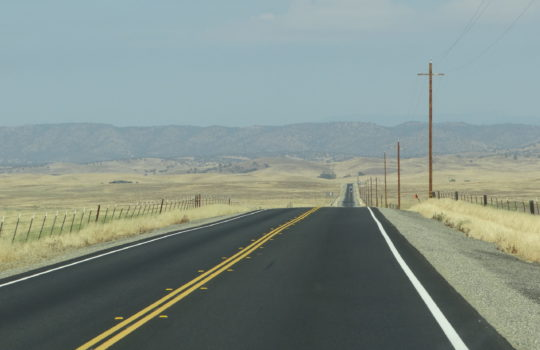
#> input picture 01_Detecting_lane_lines/assets/road.jpg, 540 x 350 px
$ python lane_line_detection.py
#> lines starting #> are read from the running program, lines starting #| are printed output that depends on the picture; after the words box and inside, x2 and y2 are one past the last pixel; in counts of white or black regions, pixels touching at a corner belong together
# Import all the necessary packages
import cv2
import numpy as np
import matplotlib.pyplot as plt


def canny(image: np.ndarray) -> np.ndarray:
    """
    This function applies Canny edge detection to the input image
    :param image: input image
    :return: image with edges detected
    """
    # Convert the image to grayscale
    gray = cv2.cvtColor(image, cv2.COLOR_RGB2GRAY)
    # Reduce noise in the image
    blur = cv2.GaussianBlur(gray, (5, 5), 0)
    # Apply Canny edge detection
    canny_img = cv2.Canny(blur, 50, 150)

    return canny_img


def region_of_interest(image: np.ndarray) -> np.ndarray:
    """
    This function creates a mask for the region of interest
    :param image: input image
    :return: image with the region of interest
    """
    height = image.shape[0]
    # Define the region of interest
    polygons = np.array([
        [(50, height), (500, height), (350, 190)]
    ])
    # Create a mask
    mask = np.zeros_like(image)
    # Fill the mask with the polygon
    cv2.fillPoly(mask, polygons, 255)
    # Apply the mask to the image
    masked_image = cv2.bitwise_and(image, mask)

    return masked_image


def display_lines(masked_image: np.ndarray, hough_lines: np.ndarray) -> np.ndarray:
    """
    This function displays the lines on the input image
    :param masked_image: input image
    :param hough_lines: lines to be displayed
    :return: None
    """
    # Create a copy of the image
    line_img = np.zeros_like(masked_image)
    # Check if the lines are not empty
    if hough_lines is not None:
        # Iterate over all the lines
        for line in hough_lines:
            # Reshape the line
            x1, y1, x2, y2 = line.reshape(4)  # x1, y1, x2, y2 = line
            # Draw the line
            cv2.line(line_img, (x1, y1), (x2, y2), (255, 0, 0), 10)

    return line_img


def make_coordinates(lane_img: np.ndarray, line_parameters: np.ndarray) -> np.ndarray:
    """
    This function calculates the coordinates of the lines
    :param lane_img: input image
    :param line_parameters: parameters of the lines
    :return: coordinates of the lines
    """
    # Get the slope and intercept
    slope, intercept = line_parameters
    # Get the height of the image
    y1 = lane_img.shape[0]
    # Calculate the coordinates of the lines
    y2 = int(y1 * (3 / 5))
    x1 = int((y1 - intercept) / slope)
    x2 = int((y2 - intercept) / slope)

    return np.array([x1, y1, x2, y2])


def average_slope_intercept(lane_img: np.ndarray, hough_lines: np.ndarray) -> np.ndarray:
    """
    This function averages the lines
    :param lane_img: input image
    :param hough_lines: lines to be averaged
    :return: averaged lines
    """
    # Create empty lists
    left_fit = []
    right_fit = []
    # Iterate over all the lines
    for line in hough_lines:
        # Reshape the line
        x1, y1, x2, y2 = line.reshape(4)
        # Fit a polynomial to the points
        parameters = np.polyfit((x1, x2), (y1, y2), 1)
        # Get the slope and intercept
        slope = parameters[0]
        intercept = parameters[1]
        # Check if the slope is negative
        if slope < 0:
            # Append the slope and intercept to the left list
            left_fit.append((slope, intercept))
        else:
            # Append the slope and intercept to the right list
            right_fit.append((slope, intercept))
    if len(left_fit) and len(right_fit):
        # Average the lines
        left_fit_average = np.average(left_fit, axis=0)
        right_fit_average = np.average(right_fit, axis=0)
        # Calculate the coordinates of the lines
        left_line = make_coordinates(lane_img, left_fit_average)
        right_line = make_coordinates(lane_img, right_fit_average)

        return np.array([left_line, right_line])


if __name__ == '__main__':
    # Load image
    image = cv2.imread('assets/road.jpg')
#> image is the input picture: shape (350, 540, 3); mean B, G, R 137.1, 143.6, 130.8
    # Create a copy of the image
    lane_image = np.copy(image)
    # Apply Canny edge detection
    canny_image = canny(lane_image)
#> in canny, `gray = cv2.cvtColor(image, cv2.COLOR_RGB2GRAY)`:
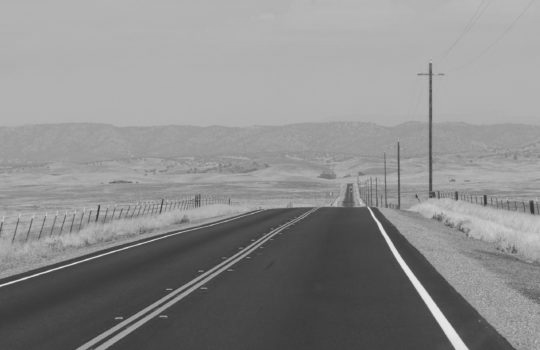
#> gray: shape (350, 540); min 50, max 238, mean 140.2
#> in canny, `canny_img = cv2.Canny(blur, 50, 150)`:
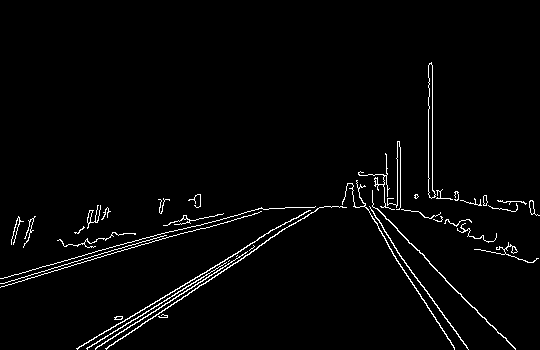
#> canny_img: shape (350, 540); 2.5% white in thin lines or dots, all inside (x1, y1, x2, y2) = (0, 62, 540, 350)
    # Apply the region of interest
    cropped_image = region_of_interest(canny_image)
#> in region_of_interest, `cv2.fillPoly(mask, polygons, 255)`:
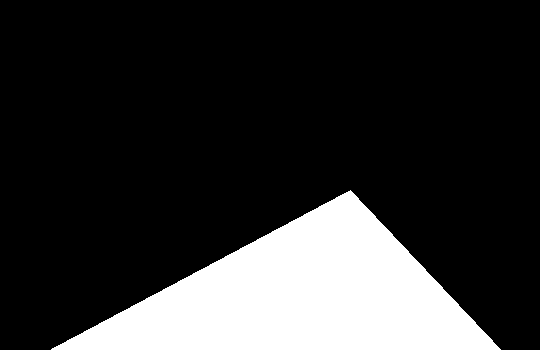
#> mask: shape (350, 540); 19.1% white; 1 white region, box (x1, y1, x2, y2) and area: (51, 190, 501, 350) 36150
#> in region_of_interest, `masked_image = cv2.bitwise_and(image, mask)`:
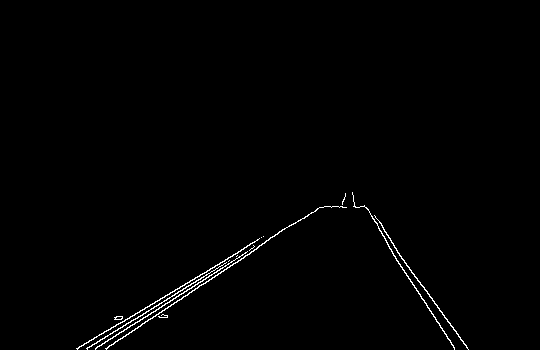
#> masked_image: shape (350, 540); 0.88% white in thin lines or dots, all inside (x1, y1, x2, y2) = (76, 192, 469, 350)
    # Calculate the Hough lines
    lines = cv2.HoughLinesP(cropped_image, 2, np.pi / 180, 120, np.array([]), minLineLength=40, maxLineGap=20)
#> lines = [[106, 349, 293, 223], [77, 348, 263, 236], [228, 263, 321, 207], [87, 348, 253, 245], [420, 294, 454, 348], [394, 247, 468, 349], [95, 348, 198, 282], [364, 205, 447, 338]]
    # Average the lines (Smooth the lines)
    averaged_lines = average_slope_intercept(lane_image, lines)
#> the loop in average_slope_intercept, `for line in hough_lines:` made 8 passes
#> (x1, y1, x2, y2, slope, intercept) on passes 1 to 8: (106, 349, 293, 223, -0.674, 420.4), (77, 348, 263, 236, -0.602, 394.4), (228, 263, 321, 207, -0.602, 400.3), (87, 348, 253, 245, -0.62, 402), (420, 294, 454, 348, 1.59, -373.1), (394, 247, 468, 349, 1.38, -296.1), (95, 348, 198, 282, -0.641, 408.9), (364, 205, 447, 338, 1.6, -378.3)
#> after the loop in average_slope_intercept, `for line in hough_lines:`: left_fit = [(-0.674, 420.4), (-0.602, 394.4), (-0.602, 400.3), (-0.62, 402), (-0.641, 408.9)]; right_fit = [(1.59, -373.1), (1.38, -296.1), (1.6, -378.3)]
#> in average_slope_intercept, `left_fit_average = np.average(left_fit, axis=0)`: left_fit_average = [-0.628, 405.2]
#> in average_slope_intercept, `right_fit_average = np.average(right_fit, axis=0)`: right_fit_average = [1.52, -349.1]
#> in make_coordinates, `slope, intercept = line_parameters`: slope = -0.628; intercept = 405.2
#> in make_coordinates, `x1 = int((y1 - intercept) / slope)`: x1 = 87
#> in make_coordinates, `x2 = int((y2 - intercept) / slope)`: x2 = 310
#> in average_slope_intercept, `left_line = make_coordinates(lane_img, left_fit_average)`: left_line = [87, 350, 310, 210]
#> in average_slope_intercept, `right_line = make_coordinates(lane_img, right_fit_average)`: right_line = [459, 350, 367, 210]
#> averaged_lines = [[87, 350, 310, 210], [459, 350, 367, 210]]
    # Display the lines
    line_image = display_lines(lane_image, averaged_lines)
#> the loop in display_lines, `for line in hough_lines:` made 2 passes
#> after the loop in display_lines, `for line in hough_lines:`:
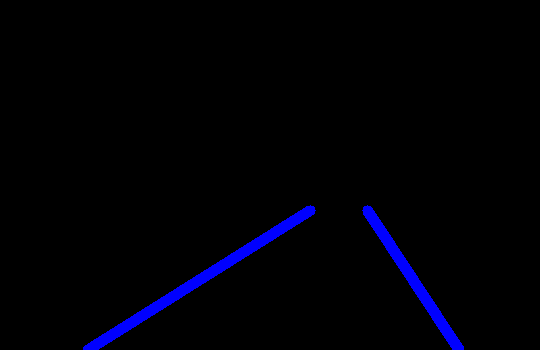
#> line_img: shape (350, 540, 3); mean of channels 0, 1, 2 6.4, 0, 0; drawn as B, G, R
    # Display combined image
    combined_image = cv2.addWeighted(lane_image, 0.8, line_image, 1, 1)
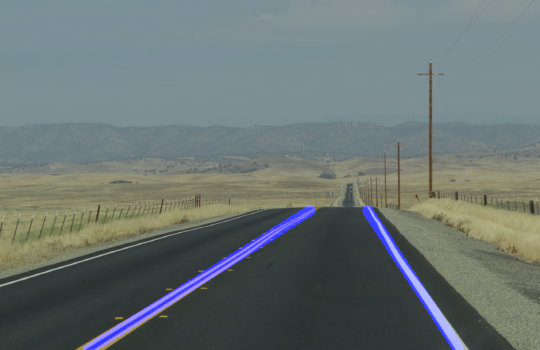
#> combined_image: shape (350, 540, 3); mean B, G, R 114.9, 115.8, 105.6

    cv2.imshow('result', combined_image)
    cv2.waitKey(0)
